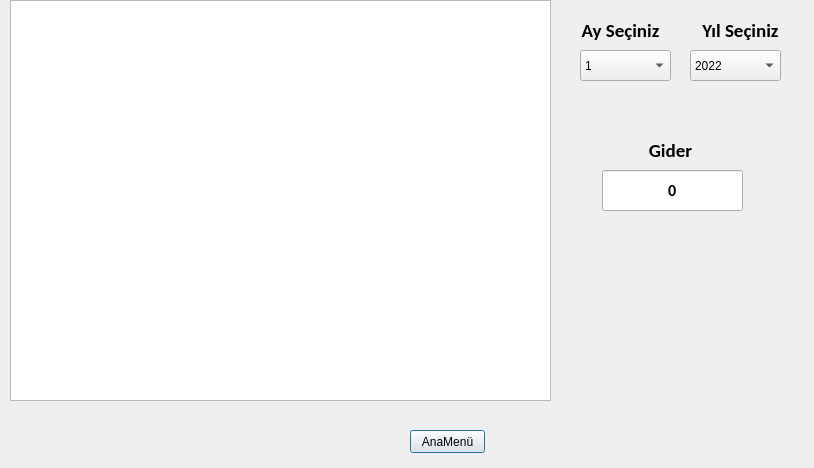
<?xml version="1.0" encoding="UTF-8"?>
<ui version="4.0">
 <class>giderTable</class>
 <widget class="QDialog" name="giderTable">
  <property name="geometry">
   <rect>
    <x>0</x>
    <y>0</y>
    <width>814</width>
    <height>468</height>
   </rect>
  </property>
  <property name="windowTitle">
   <string>Gider Tablosu</string>
  </property>
  <widget class="QTableWidget" name="tbl_gider">
   <property name="geometry">
    <rect>
     <x>10</x>
     <y>0</y>
     <width>541</width>
     <height>401</height>
    </rect>
   </property>
  </widget>
  <widget class="QPushButton" name="btn_anamenu">
   <property name="geometry">
    <rect>
     <x>410</x>
     <y>430</y>
     <width>75</width>
     <height>23</height>
    </rect>
   </property>
   <property name="text">
    <string>AnaMenü</string>
   </property>
  </widget>
  <widget class="QComboBox" name="cmb_yil">
   <property name="geometry">
    <rect>
     <x>690</x>
     <y>50</y>
     <width>91</width>
     <height>31</height>
    </rect>
   </property>
   <item>
    <property name="text">
     <string>2022</string>
    </property>
   </item>
   <item>
    <property name="text">
     <string>2023</string>
    </property>
   </item>
   <item>
    <property name="text">
     <string>2024</string>
    </property>
   </item>
   <item>
    <property name="text">
     <string>2025</string>
    </property>
   </item>
   <item>
    <property name="text">
     <string>2026</string>
    </property>
   </item>
   <item>
    <property name="text">
     <string>2027</string>
    </property>
   </item>
   <item>
    <property name="text">
     <string>2028</string>
    </property>
   </item>
  </widget>
  <widget class="QLabel" name="label_3">
   <property name="geometry">
    <rect>
     <x>690</x>
     <y>10</y>
     <width>101</width>
     <height>41</height>
    </rect>
   </property>
   <property name="font">
    <font>
     <family>Calibri</family>
     <pointsize>14</pointsize>
     <weight>75</weight>
     <bold>true</bold>
    </font>
   </property>
   <property name="text">
    <string>Yıl Seçiniz</string>
   </property>
   <property name="alignment">
    <set>Qt::AlignCenter</set>
   </property>
  </widget>
  <widget class="QLabel" name="label_2">
   <property name="geometry">
    <rect>
     <x>570</x>
     <y>10</y>
     <width>101</width>
     <height>41</height>
    </rect>
   </property>
   <property name="font">
    <font>
     <family>Calibri</family>
     <pointsize>14</pointsize>
     <weight>75</weight>
     <bold>true</bold>
    </font>
   </property>
   <property name="text">
    <string>Ay Seçiniz</string>
   </property>
   <property name="alignment">
    <set>Qt::AlignCenter</set>
   </property>
  </widget>
  <widget class="QComboBox" name="cmb_ay">
   <property name="geometry">
    <rect>
     <x>580</x>
     <y>50</y>
     <width>91</width>
     <height>31</height>
    </rect>
   </property>
   <item>
    <property name="text">
     <string>1</string>
    </property>
   </item>
   <item>
    <property name="text">
     <string>2</string>
    </property>
   </item>
   <item>
    <property name="text">
     <string>3</string>
    </property>
   </item>
   <item>
    <property name="text">
     <string>4</string>
    </property>
   </item>
   <item>
    <property name="text">
     <string>5</string>
    </property>
   </item>
   <item>
    <property name="text">
     <string>6</string>
    </property>
   </item>
   <item>
    <property name="text">
     <string>7</string>
    </property>
   </item>
   <item>
    <property name="text">
     <string>8</string>
    </property>
   </item>
   <item>
    <property name="text">
     <string>9</string>
    </property>
   </item>
   <item>
    <property name="text">
     <string>10</string>
    </property>
   </item>
   <item>
    <property name="text">
     <string>11</string>
    </property>
   </item>
   <item>
    <property name="text">
     <string>12</string>
    </property>
   </item>
  </widget>
  <widget class="QLabel" name="label_4">
   <property name="geometry">
    <rect>
     <x>620</x>
     <y>130</y>
     <width>101</width>
     <height>41</height>
    </rect>
   </property>
   <property name="font">
    <font>
     <family>Calibri</family>
     <pointsize>14</pointsize>
     <weight>75</weight>
     <bold>true</bold>
    </font>
   </property>
   <property name="text">
    <string>Gider</string>
   </property>
   <property name="alignment">
    <set>Qt::AlignCenter</set>
   </property>
  </widget>
  <widget class="QLineEdit" name="txt_Gider">
   <property name="geometry">
    <rect>
     <x>602</x>
     <y>170</y>
     <width>141</width>
     <height>41</height>
    </rect>
   </property>
   <property name="font">
    <font>
     <family>Calibri</family>
     <pointsize>12</pointsize>
     <weight>75</weight>
     <bold>true</bold>
    </font>
   </property>
   <property name="text">
    <string>0</string>
   </property>
   <property name="alignment">
    <set>Qt::AlignCenter</set>
   </property>
   <property name="readOnly">
    <bool>true</bool>
   </property>
  </widget>
 </widget>
 <resources/>
 <connections/>
</ui>
